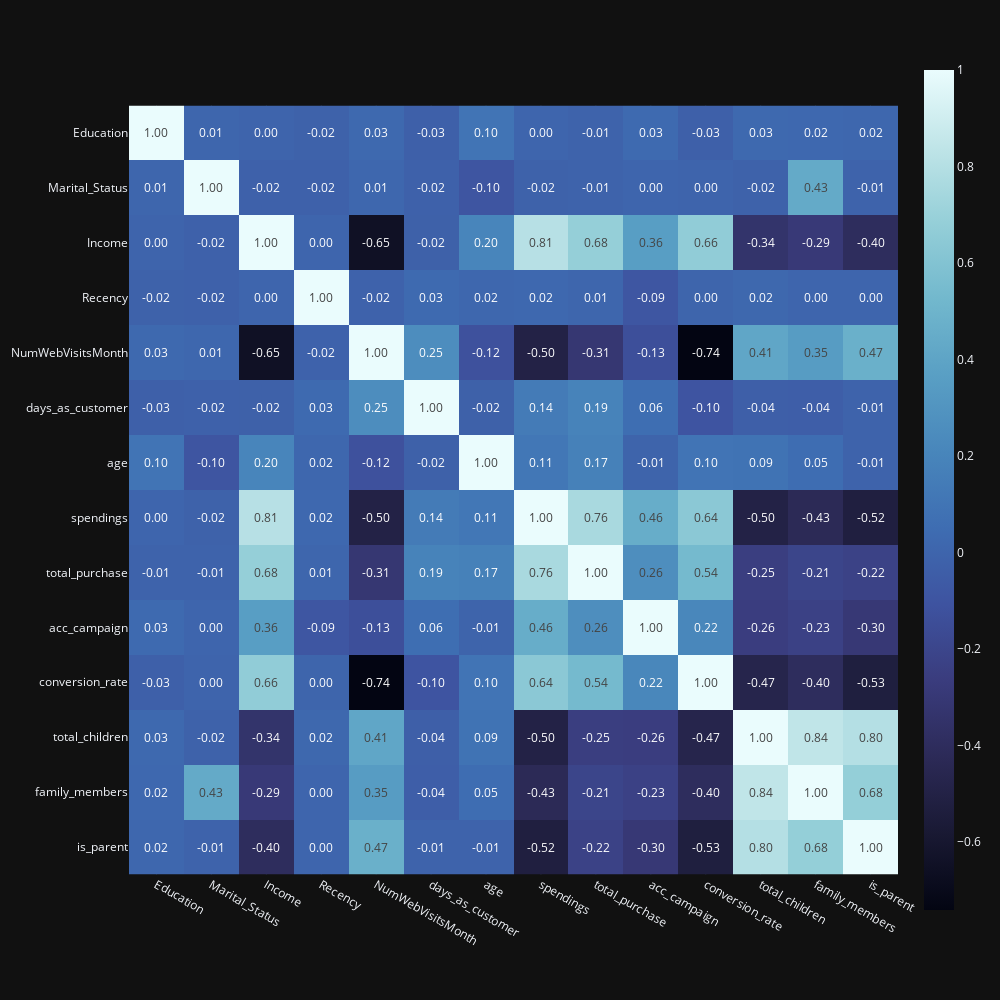

This figure's notebook cell:
### Code cell
hm = df3s.corr()
fig = px.imshow(hm, text_auto=".2f", color_continuous_scale='ice',
                template='plotly_dark',width=1000,height=1000)
fig.show()

### Figure 1 — Plotly figure (JSON) as saved in the notebook; plotly's stock layout.template omitted (floating-point values rounded to 4 significant figures; data arrays with more than 128 entries replaced by an {"elided": "..."} marker saying what was removed)
{"data": [{"coloraxis": "coloraxis", "hovertemplate": "x: %{x}<br>y: %{y}<br>color: %{z}<extra></extra>", "name": "0", "texttemplate": "%{z:.2f}", "type": "heatmap", "x": ["Education", "Marital_Status", "Income", "Recency", "NumWebVisitsMonth", "days_as_customer", "age", "spendings", "total_purchase", "acc_campaign", "conversion_rate", "total_children", "family_members", "is_parent"], "xaxis": "x", "y": ["Education", "Marital_Status", "Income", "Recency", "NumWebVisitsMonth", "days_as_customer", "age", "spendings", "total_purchase", "acc_campaign", "conversion_rate", "total_children", "family_members", "is_parent"], "yaxis": "y", "z": {"elided": "14x14 float values"}}], "layout": {"coloraxis": {"colorscale": [[0, "rgb(3, 5, 18)"], [0.09091, "rgb(25, 25, 51)"], [0.1818, "rgb(44, 42, 87)"], [0.2727, "rgb(58, 60, 125)"], [0.3636, "rgb(62, 83, 160)"], [0.4545, "rgb(62, 109, 178)"], [0.5455, "rgb(72, 134, 187)"], [0.6364, "rgb(89, 159, 196)"], [0.7273, "rgb(114, 184, 205)"], [0.8182, "rgb(149, 207, 216)"], [0.9091, "rgb(192, 229, 232)"], [1, "rgb(234, 252, 253)"]]}, "height": 1000, "margin": {"t": 60}, "width": 1000, "xaxis": {"anchor": "y", "constrain": "domain", "domain": [0, 1], "scaleanchor": "y"}, "yaxis": {"anchor": "x", "autorange": "reversed", "constrain": "domain", "domain": [0, 1]}}}
